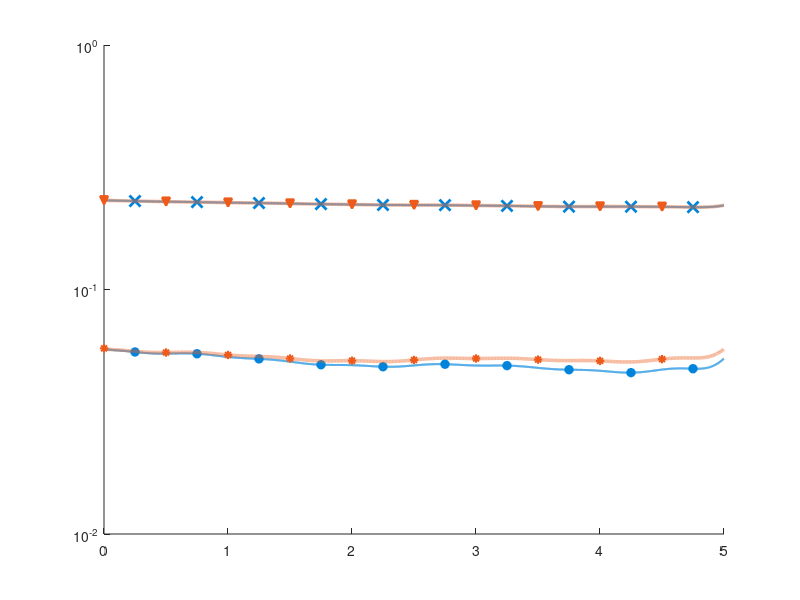

The MATLAB script that drew this image: (Note: this script raises an error after producing the figure.)
% Code to post process the error plots of the Global error 
% Written by: Prerna Patil 
% Date: 12th May 2021 

clc
clear 

% Global Errors 
load('Dirichlet_d8_r5.mat');
Tf =5; 

% Plot for r=5 
figure(4)
hold on
semilogy(dt*(1:nTimeStep-2),ErrDBO(1:nTimeStep-2),'-','color',RGB1,LW,1.5);
semilogy(dt*(500:1000:nTimeStep-2),ErrDBO(500:1000:nTimeStep-2),'x','color',RGB1,...
                                            'MarkerFaceColor',RGB1,'MarkerSize',8,LW,2.0);

hold on 
semilogy(dt*(1:nTimeStep-2),ErrDO(1:nTimeStep-2),':','color',RGB2,LW,2.5);
semilogy(dt*(1:1000:nTimeStep-2),ErrDO(1:1000:nTimeStep-2),'v','color',RGB2,'MarkerFaceColor',RGB2,LW,1.5);

clear
load('Dirichlet_d8_r7.mat');
Tf =5; 
figure(4)
hold on
semilogy(dt*(1:nTimeStep-2),ErrDBO(1:nTimeStep-2),'-','color',RGB1,LW,1.5);
semilogy(dt*(500:1000:nTimeStep-2),ErrDBO(500:1000:nTimeStep-2),'o','color',RGB1,'MarkerFaceColor',RGB1,LW,1.0);

hold on 
semilogy(dt*(1:nTimeStep-2),ErrDO(1:nTimeStep-2),':','color',RGB2,LW,2.5);
semilogy(dt*(1:1000:nTimeStep-2),ErrDO(1:1000:nTimeStep-2),'*','color',RGB2,'MarkerFaceColor',RGB2,'MarkerSize',6,...
                            LW,1.5);

clear
load('Dirichlet_d8_r9.mat');
Tf =5; 
figure(4)
hold on
semilogy(dt*(1:nTimeStep-2),ErrDBO(1:nTimeStep-2),'-','color',RGB1,LW,1.5);
semilogy(dt*(500:1000:nTimeStep-2),ErrDBO(500:1000:nTimeStep-2),'d','color',RGB1,'MarkerFaceColor',RGB1,LW,1.5);

hold on 
semilogy(dt*(1:nTimeStep-2),ErrDO(1:nTimeStep-2),':','color',RGB2,LW,2.5);
semilogy(dt*(1:1000:nTimeStep-2),ErrDO(1:1000:nTimeStep-2),'x','color',RGB2,'MarkerSize',8,...
                    'MarkerFaceColor',RGB2,LW,2.5);

xlabel('Time');
ylabel('$\mathcal{E}_g$');
set(gca,'FontName','Times New Roman','FontSize',18);
ylim([10^-12 10^1])
xlim([Ts Tf]);
box on 
set(gca,'Yscale','log');
ax= gca;
ax.XMinorGrid = 'on';
ax.YMinorGrid = 'off';
grid on 
h = zeros(6,1);
h(1) = semilogy(NaN,NaN,'-x','color',RGB1,'MarkerFaceColor',RGB1,'MarkerSize',8,LW,1.5);
h(2) = semilogy(NaN,NaN,':v','color',RGB2,'MarkerFaceColor',RGB2,'MarkerSize',6,LW,2.5);
h(3) = semilogy(NaN,NaN,'-o','color',RGB1,'MarkerFaceColor',RGB1,'MarkerSize',6, LW,1.5);
h(4) = semilogy(NaN,NaN,':*','color',RGB2,'MarkerFaceColor',RGB2,'MarkerSize',6,LW,2.5);
h(5) = semilogy(NaN,NaN,'-d','color',RGB1,'MarkerFaceColor',RGB1,'MarkerSize',6,LW,1.5);
h(6) = semilogy(NaN,NaN,':x','color',RGB2,'MarkerFaceColor',RGB2,'MarkerSize',8,LW,2.5);
legend(h,{'DBO r=5','DO    r=5','DBO r=7','DO    r=7','DBO r=9','DO    r=9'},'Location','southeast','NumColumns',3);
set(gca,'LooseInset', max(get(gca,'TightInset'), 0.02))